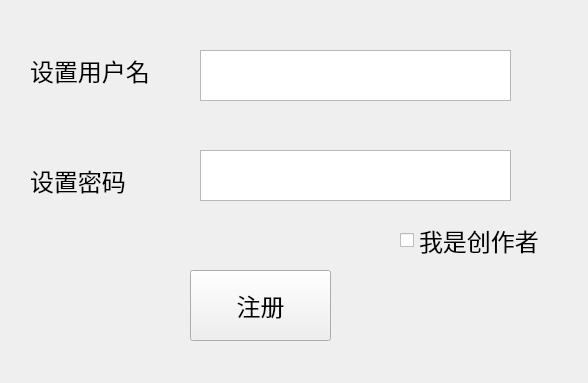
<?xml version="1.0" encoding="UTF-8"?>
<ui version="4.0">
 <class>regist</class>
 <widget class="QWidget" name="regist">
  <property name="geometry">
   <rect>
    <x>0</x>
    <y>0</y>
    <width>588</width>
    <height>383</height>
   </rect>
  </property>
  <property name="windowTitle">
   <string>Form</string>
  </property>
  <widget class="QTextEdit" name="passwordin">
   <property name="geometry">
    <rect>
     <x>200</x>
     <y>150</y>
     <width>311</width>
     <height>51</height>
    </rect>
   </property>
  </widget>
  <widget class="QPushButton" name="pushButton">
   <property name="geometry">
    <rect>
     <x>190</x>
     <y>270</y>
     <width>141</width>
     <height>71</height>
    </rect>
   </property>
   <property name="font">
    <font>
     <family>Arial</family>
     <pointsize>18</pointsize>
    </font>
   </property>
   <property name="text">
    <string>注册</string>
   </property>
  </widget>
  <widget class="QLabel" name="label_3">
   <property name="geometry">
    <rect>
     <x>30</x>
     <y>50</y>
     <width>161</width>
     <height>41</height>
    </rect>
   </property>
   <property name="font">
    <font>
     <family>Arial</family>
     <pointsize>18</pointsize>
    </font>
   </property>
   <property name="text">
    <string>设置用户名</string>
   </property>
  </widget>
  <widget class="QCheckBox" name="checkBox">
   <property name="geometry">
    <rect>
     <x>400</x>
     <y>210</y>
     <width>211</width>
     <height>61</height>
    </rect>
   </property>
   <property name="font">
    <font>
     <family>Arial</family>
     <pointsize>18</pointsize>
    </font>
   </property>
   <property name="text">
    <string>我是创作者</string>
   </property>
  </widget>
  <widget class="QTextEdit" name="usernamein">
   <property name="geometry">
    <rect>
     <x>200</x>
     <y>50</y>
     <width>311</width>
     <height>51</height>
    </rect>
   </property>
  </widget>
  <widget class="QLabel" name="label_2">
   <property name="geometry">
    <rect>
     <x>30</x>
     <y>160</y>
     <width>161</width>
     <height>41</height>
    </rect>
   </property>
   <property name="font">
    <font>
     <family>Arial</family>
     <pointsize>18</pointsize>
    </font>
   </property>
   <property name="text">
    <string>设置密码</string>
   </property>
  </widget>
 </widget>
 <resources/>
 <connections/>
</ui>
